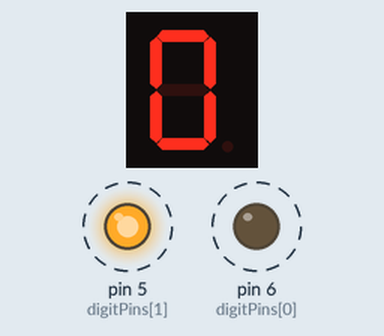
Bench run of a sketch on a simulated Arduino Uno, built with avr-gcc and run on an emulated ATmega328P. Shown: 1-digit seven-segment display, output pins drawn as LEDs (lit = HIGH). Wiring (inferred from the names in the program): 1-digit 7-segment display, segments lit when HIGH: segments pin 13, pin 12, pin 11, pin 10, pin 9, pin 8, pin 7. Dashed ring = blinking. The segment pins are drawn as the display they are named for; pins used as bus, display or sensor lines are not drawn.

Above: at 0.05 s.
At 9.85 s:
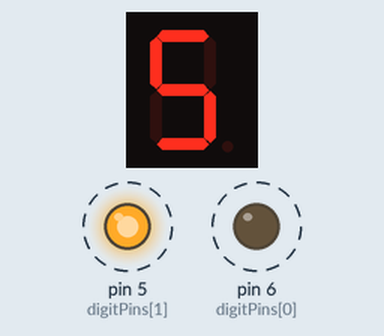
At 19.56 s:
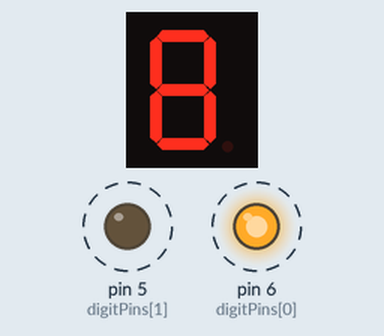
At 39.77 s:
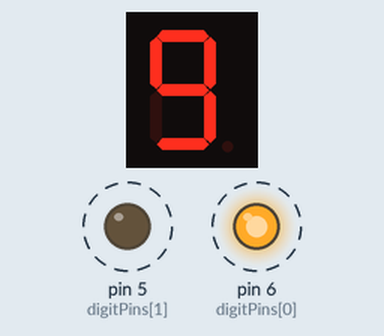
Timing chart, 0 to 40.0 s (numbered marks = the images above):
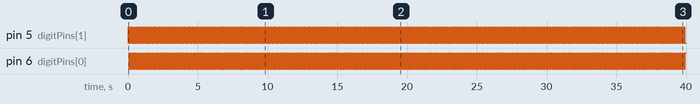

The sketch:

UNIstudentcount01.ino
```cpp
const int segPins[] = {13, 12, 11, 10, 9, 8, 7};
const int digitPins[] = {6, 5}; // Pins to control which digit is active

// Digit patterns for numbers 0-9 (common cathode)
// A pattern '0b0111111' means segments A, B, C, D, E, F are on and G is off
const byte digitPatterns[10] = {
  0b00111111, // 0
  0b00000110, // 1
  0b01011011, // 2
  0b01001111, // 3
  0b01100110, // 4
  0b01101101, // 5
  0b01111101, // 6
  0b00000111, // 7
  0b01111111, // 8
  0b01101111  // 9
};

// Numbers to display
int numbersToDisplay[2] = {0, 0};

void setup() {
  // Set segment pins as outputs
  for (int i = 0; i < 7; i++) {
    pinMode(segPins[i], OUTPUT);
  }
  // Set digit control pins as outputs
  for (int i = 0; i < 2; i++) {
    pinMode(digitPins[i], OUTPUT);
  }
}

void loop() {
  // Increment the displayed number
  numbersToDisplay[1]++;
  if (numbersToDisplay[1] > 9) {
    numbersToDisplay[1] = 0;
    numbersToDisplay[0]++;
    if (numbersToDisplay[0] > 9) {
      numbersToDisplay[0] = 0;
    }
  }

  // Display the updated number
  for (int i = 0; i < 2; i++) {
    displayDigit(numbersToDisplay[i], i);
    delay(100);
  }
}

void displayDigit(int number, int digit) {
  // Turn off all digits
  for (int i = 0; i < 2; i++) {
    digitalWrite(digitPins[i], HIGH);
  }
  // Set the segments for the current digit
  byte segments = digitPatterns[number];
  for (int i = 0; i < 7; i++) {
    digitalWrite(segPins[i], (segments >> i) & 0x01);
  }
  // Turn on the selected digit
  digitalWrite(digitPins[digit], LOW);
}
```

Measured:
- by itself, pin 5 (digitPins[1]), pin 6 (digitPins[0]): alternates HIGH for 0.10 s and LOW for 0.10 s
